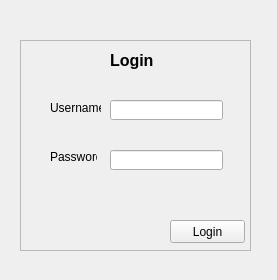
<?xml version="1.0" encoding="UTF-8"?>
<ui version="4.0">
 <class>Form</class>
 <widget class="QWidget" name="Form">
  <property name="geometry">
   <rect>
    <x>0</x>
    <y>0</y>
    <width>277</width>
    <height>280</height>
   </rect>
  </property>
  <property name="windowTitle">
   <string>Form</string>
  </property>
  <widget class="QFrame" name="frame">
   <property name="geometry">
    <rect>
     <x>20</x>
     <y>40</y>
     <width>231</width>
     <height>211</height>
    </rect>
   </property>
   <property name="frameShape">
    <enum>QFrame::StyledPanel</enum>
   </property>
   <property name="frameShadow">
    <enum>QFrame::Raised</enum>
   </property>
   <widget class="QPushButton" name="pushButton">
    <property name="geometry">
     <rect>
      <x>150</x>
      <y>180</y>
      <width>75</width>
      <height>23</height>
     </rect>
    </property>
    <property name="text">
     <string>Login</string>
    </property>
   </widget>
   <widget class="QLineEdit" name="lineEdit">
    <property name="geometry">
     <rect>
      <x>90</x>
      <y>60</y>
      <width>113</width>
      <height>20</height>
     </rect>
    </property>
   </widget>
   <widget class="QLineEdit" name="lineEdit_2">
    <property name="geometry">
     <rect>
      <x>90</x>
      <y>110</y>
      <width>113</width>
      <height>20</height>
     </rect>
    </property>
   </widget>
   <widget class="QLabel" name="label">
    <property name="geometry">
     <rect>
      <x>90</x>
      <y>10</y>
      <width>61</width>
      <height>21</height>
     </rect>
    </property>
    <property name="font">
     <font>
      <pointsize>12</pointsize>
      <weight>75</weight>
      <bold>true</bold>
     </font>
    </property>
    <property name="text">
     <string>Login</string>
    </property>
   </widget>
   <widget class="QLabel" name="label_2">
    <property name="geometry">
     <rect>
      <x>30</x>
      <y>60</y>
      <width>51</width>
      <height>16</height>
     </rect>
    </property>
    <property name="text">
     <string>Username</string>
    </property>
   </widget>
   <widget class="QLabel" name="label_3">
    <property name="geometry">
     <rect>
      <x>30</x>
      <y>110</y>
      <width>47</width>
      <height>14</height>
     </rect>
    </property>
    <property name="text">
     <string>Password</string>
    </property>
   </widget>
  </widget>
 </widget>
 <resources/>
 <connections/>
</ui>
